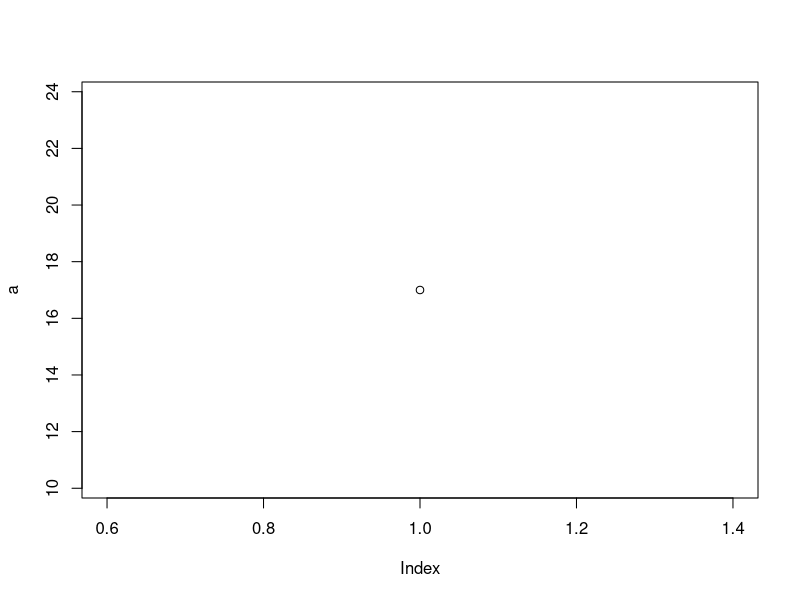

Recreate this plot in R.
## ---- chunk 1
knitr::opts_chunk$set(echo = TRUE)
## ---- chunk 2
a = 12 + 5
a / 2.5 
## ---- chunk 3
plot(a)
